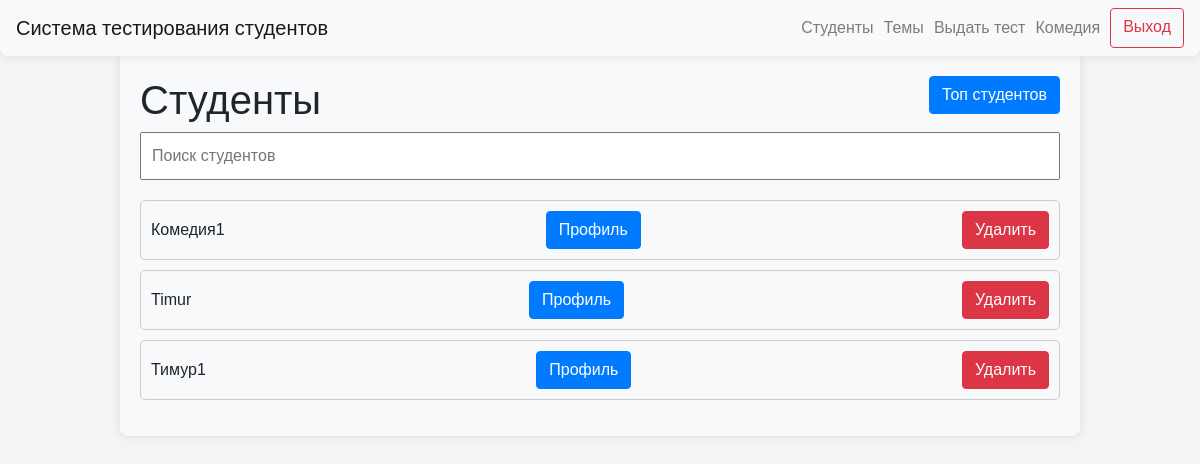
Page /groups/1 (signed in) on the earlier database version.
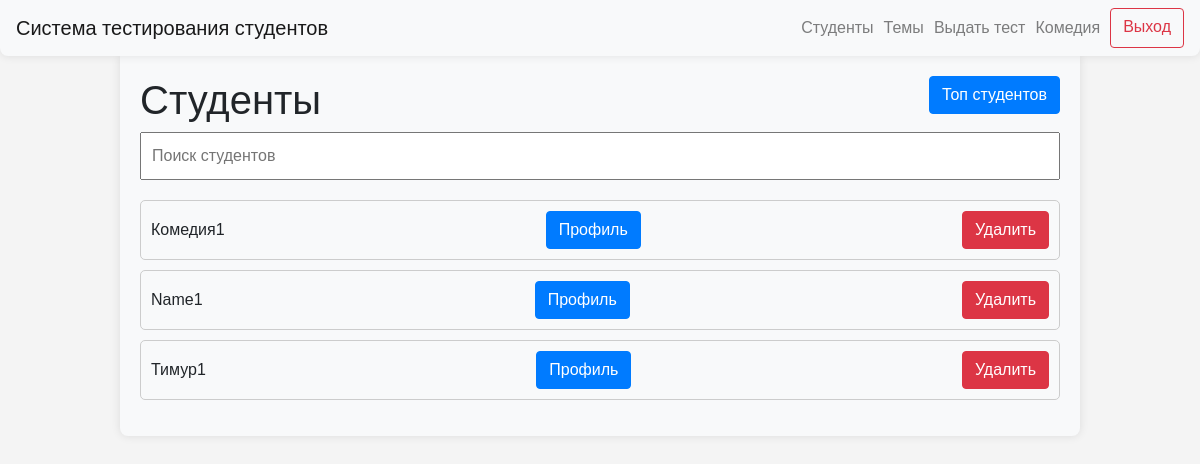
Same page on the later database version.
### data/users.py (models this page shows)
class User(SqlAlchemyBase, UserMixin, SerializerMixin):
    __tablename__ = "users"
    id = sqlalchemy.Column(
        sqlalchemy.Integer,
        primary_key=True,
        autoincrement=True,
    )
    name = sqlalchemy.Column(
        sqlalchemy.String,
        nullable=True,
    )
    group_id = sqlalchemy.Column(
        sqlalchemy.Integer,
        sqlalchemy.ForeignKey(
            "groups.id",
            ondelete="CASCADE",
        ),
        nullable=False,
    )
    date_of_birth = sqlalchemy.Column(
        sqlalchemy.Date,
        nullable=False,
    )
    user_level = sqlalchemy.Column(
        sqlalchemy.String,
        default="student",
    )

### server.py (the view)
@app.route("/groups/<int:group_id>")
@login_required
def students_by_group_id(group_id):
    if current_user.user_level == "admin":
        db_sess = db_session.create_session()
        group = db_sess.query(Group).filter(Group.id == group_id).first()
        students_by_group = db_sess.query(User).filter(User.user_level == "student", User.group_id == group_id).all()
        print(students_by_group)
        return render_template(
            "students_by_group.html",
            title=f"Студенты группы {group.name}",
            students=students_by_group,
        )
    abort(403)

### data/db_session.py (called while the page is built)
def create_session() -> Session:
    global __factory
    return __factory()

### server.py (called while the page is built)
@login_manager.user_loader
def load_user(user_id):
    db_sess = db_session.create_session()
    return db_sess.query(User).get(user_id)

### templates/students_by_group.html (shortened to what this page needs)
{% extends "base.html" %}
{% block content %}
<body>
<h1>Студенты<a type="button" class="btn btn-primary" style="float: right;" href="/top_students">Топ студентов</a></h1>
<input type="text" id="searchInput" onkeyup="searchTests()" placeholder="Поиск студентов">
<ul id="testList">
    {% for student in students %}
    <li class="testItem">{{ student.name }}
        <div class="buttons-container"><a type="button" class="btn btn-primary" href="/personal_cabinet/{{ student.id }}">Профиль</a></div>
        <div class="buttons-container"><a type="button" class="btn btn-danger" href="/users/{{ student.id }}/delete">Удалить</a></div>
    </li>
    {% endfor %}
</ul>
</body>
{% endblock %}

Differences in the rows shown:
changed User: name "Timur" → "Name1"
